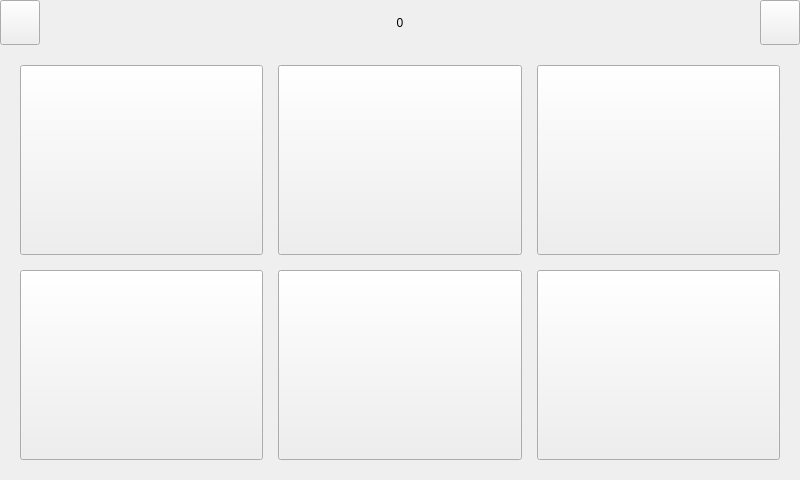
<?xml version="1.0" encoding="UTF-8"?>
<ui version="4.0">
 <class>UIDemo18</class>
 <widget class="QWidget" name="UIDemo18">
  <property name="geometry">
   <rect>
    <x>0</x>
    <y>0</y>
    <width>800</width>
    <height>480</height>
   </rect>
  </property>
  <property name="windowTitle">
   <string>Form</string>
  </property>
  <layout class="QVBoxLayout" name="verticalLayout_2">
   <property name="spacing">
    <number>0</number>
   </property>
   <property name="leftMargin">
    <number>0</number>
   </property>
   <property name="topMargin">
    <number>0</number>
   </property>
   <property name="rightMargin">
    <number>0</number>
   </property>
   <property name="bottomMargin">
    <number>0</number>
   </property>
   <item>
    <widget class="QWidget" name="widgetMain" native="true">
     <layout class="QVBoxLayout" name="verticalLayout">
      <property name="spacing">
       <number>0</number>
      </property>
      <property name="leftMargin">
       <number>0</number>
      </property>
      <property name="topMargin">
       <number>0</number>
      </property>
      <property name="rightMargin">
       <number>0</number>
      </property>
      <property name="bottomMargin">
       <number>0</number>
      </property>
      <item>
       <widget class="QWidget" name="widgetTop" native="true">
        <property name="sizePolicy">
         <sizepolicy hsizetype="Preferred" vsizetype="Preferred">
          <horstretch>0</horstretch>
          <verstretch>0</verstretch>
         </sizepolicy>
        </property>
        <property name="maximumSize">
         <size>
          <width>16777215</width>
          <height>45</height>
         </size>
        </property>
        <layout class="QHBoxLayout" name="horizontalLayout">
         <property name="leftMargin">
          <number>0</number>
         </property>
         <property name="topMargin">
          <number>0</number>
         </property>
         <property name="rightMargin">
          <number>0</number>
         </property>
         <property name="bottomMargin">
          <number>0</number>
         </property>
         <item>
          <widget class="QPushButton" name="btnReturn">
           <property name="sizePolicy">
            <sizepolicy hsizetype="Minimum" vsizetype="Expanding">
             <horstretch>0</horstretch>
             <verstretch>0</verstretch>
            </sizepolicy>
           </property>
           <property name="text">
            <string/>
           </property>
          </widget>
         </item>
         <item>
          <widget class="QLabel" name="labTitle">
           <property name="sizePolicy">
            <sizepolicy hsizetype="Expanding" vsizetype="Preferred">
             <horstretch>0</horstretch>
             <verstretch>0</verstretch>
            </sizepolicy>
           </property>
           <property name="text">
            <string>0</string>
           </property>
           <property name="alignment">
            <set>Qt::AlignCenter</set>
           </property>
          </widget>
         </item>
         <item>
          <widget class="QPushButton" name="btnMsg">
           <property name="sizePolicy">
            <sizepolicy hsizetype="Minimum" vsizetype="Expanding">
             <horstretch>0</horstretch>
             <verstretch>0</verstretch>
            </sizepolicy>
           </property>
           <property name="text">
            <string/>
           </property>
          </widget>
         </item>
        </layout>
       </widget>
      </item>
      <item>
       <widget class="QStackedWidget" name="stackedWidget">
        <property name="sizePolicy">
         <sizepolicy hsizetype="Preferred" vsizetype="Preferred">
          <horstretch>0</horstretch>
          <verstretch>0</verstretch>
         </sizepolicy>
        </property>
        <widget class="QWidget" name="page">
         <layout class="QGridLayout" name="gridLayout">
          <property name="leftMargin">
           <number>20</number>
          </property>
          <property name="topMargin">
           <number>20</number>
          </property>
          <property name="rightMargin">
           <number>20</number>
          </property>
          <property name="bottomMargin">
           <number>20</number>
          </property>
          <property name="spacing">
           <number>15</number>
          </property>
          <item row="0" column="0">
           <widget class="QToolButton" name="btnViewMap">
            <property name="sizePolicy">
             <sizepolicy hsizetype="Expanding" vsizetype="Expanding">
              <horstretch>0</horstretch>
              <verstretch>0</verstretch>
             </sizepolicy>
            </property>
            <property name="styleSheet">
             <string notr="true"/>
            </property>
            <property name="text">
             <string/>
            </property>
            <property name="toolButtonStyle">
             <enum>Qt::ToolButtonTextUnderIcon</enum>
            </property>
           </widget>
          </item>
          <item row="0" column="1">
           <widget class="QToolButton" name="btnViewPanel">
            <property name="sizePolicy">
             <sizepolicy hsizetype="Expanding" vsizetype="Expanding">
              <horstretch>0</horstretch>
              <verstretch>0</verstretch>
             </sizepolicy>
            </property>
            <property name="styleSheet">
             <string notr="true"/>
            </property>
            <property name="text">
             <string/>
            </property>
            <property name="toolButtonStyle">
             <enum>Qt::ToolButtonTextUnderIcon</enum>
            </property>
           </widget>
          </item>
          <item row="0" column="2">
           <widget class="QToolButton" name="btnData">
            <property name="sizePolicy">
             <sizepolicy hsizetype="Expanding" vsizetype="Expanding">
              <horstretch>0</horstretch>
              <verstretch>0</verstretch>
             </sizepolicy>
            </property>
            <property name="styleSheet">
             <string notr="true"/>
            </property>
            <property name="text">
             <string/>
            </property>
            <property name="toolButtonStyle">
             <enum>Qt::ToolButtonTextUnderIcon</enum>
            </property>
           </widget>
          </item>
          <item row="1" column="0">
           <widget class="QToolButton" name="btnMap">
            <property name="sizePolicy">
             <sizepolicy hsizetype="Expanding" vsizetype="Expanding">
              <horstretch>0</horstretch>
              <verstretch>0</verstretch>
             </sizepolicy>
            </property>
            <property name="styleSheet">
             <string notr="true"/>
            </property>
            <property name="text">
             <string/>
            </property>
            <property name="toolButtonStyle">
             <enum>Qt::ToolButtonTextUnderIcon</enum>
            </property>
           </widget>
          </item>
          <item row="1" column="1">
           <widget class="QToolButton" name="btnDevice">
            <property name="sizePolicy">
             <sizepolicy hsizetype="Expanding" vsizetype="Expanding">
              <horstretch>0</horstretch>
              <verstretch>0</verstretch>
             </sizepolicy>
            </property>
            <property name="styleSheet">
             <string notr="true"/>
            </property>
            <property name="text">
             <string/>
            </property>
            <property name="toolButtonStyle">
             <enum>Qt::ToolButtonTextUnderIcon</enum>
            </property>
           </widget>
          </item>
          <item row="1" column="2">
           <widget class="QToolButton" name="btnConfig">
            <property name="sizePolicy">
             <sizepolicy hsizetype="Expanding" vsizetype="Expanding">
              <horstretch>0</horstretch>
              <verstretch>0</verstretch>
             </sizepolicy>
            </property>
            <property name="styleSheet">
             <string notr="true"/>
            </property>
            <property name="text">
             <string/>
            </property>
            <property name="toolButtonStyle">
             <enum>Qt::ToolButtonTextUnderIcon</enum>
            </property>
           </widget>
          </item>
         </layout>
        </widget>
        <widget class="QWidget" name="page2"/>
       </widget>
      </item>
     </layout>
    </widget>
   </item>
  </layout>
 </widget>
 <resources/>
 <connections/>
</ui>
